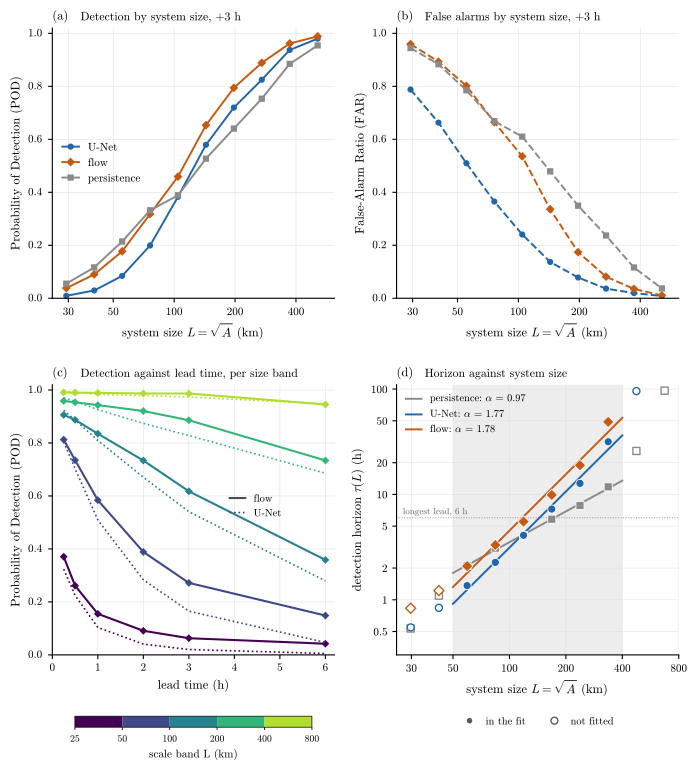

The script that saved this image:
"""Paper Fig 5 — the predictability horizon and its scaling (full record).

(a) POD(L) at +3 h, three models      (b) FAR(L) at +3 h — the price
(c) POD(t; L) decay per coarse band   (d) tau(L), power law fitted on the
                                          59-336 km bands for all three forecasts

Caption sentence the figure must make obvious: the detection horizon grows as
a power law of system size; the flow sits above both the deterministic model
and the persistence null at every scale, at a false-alarm cost the same axes
price. CPU ~2 min (reads the 18 alltest tables once).
"""
from __future__ import annotations

from pathlib import Path

import matplotlib.pyplot as plt
import numpy as np
import pandas as pd
from paperfig import COLOR, MARKER, W2

from latentsky.metrics import default_scale_edges, fit_powerlaw, summarize_by_scale

REPO = Path("/glade/u/home/sabramian/LatentSky")
EVAL = Path("/glade/derecho/scratch/sabramian/latentsky/eval_method")
ASSETS = REPO / "docs" / "assets_model_reference"
OUT = REPO / "paper" / "figures"

LEADS = [0.25, 0.5, 1, 2, 3, 6]
BANDS = [(25, 50), (50, 100), (100, 200), (200, 400), (400, 800)]
BAND_CMAP = plt.get_cmap("viridis")
LABEL = {"two-head": "U-Net", "flow": "flow", "persistence": "persistence"}
FIT_WINDOW = (50, 400)   # km; band mids 59 ... 336


def table_name(model, lead):
    tag = {"two-head": "", "persistence": "persistence_", "flow": "flow_"}[model]
    return EVAL / f"systems_alltest_{tag}lead{lead}h.csv.gz"


def pod_decay():
    """POD per coarse band per lead, flow + two-head."""
    out = {}
    for model in ("flow", "two-head"):
        pods = np.full((len(BANDS), len(LEADS)), np.nan)
        for j, lead in enumerate(LEADS):
            f = table_name(model, lead)
            if not f.exists():
                continue
            df = pd.read_csv(f, usecols=["role", "scale"])
            g = df[df.role.isin(["match", "miss"])]
            for i, (lo, hi) in enumerate(BANDS):
                b = g[(g.scale >= lo) & (g.scale < hi)]
                if len(b):
                    pods[i, j] = (b.role == "match").mean()
        out[model] = pods
    return out


def log_ticks(axis, ticks):
    """Numbered ticks, and hence grid lines, at the given values of a log axis."""
    axis.set_major_locator(plt.FixedLocator(ticks))
    axis.set_major_formatter(plt.FuncFormatter(lambda v, _: f"{v:g}"))
    axis.set_minor_locator(plt.NullLocator())


def title(ax, letter, text):
    """Panel letter and a short title above the axes, as in Figs. 2 and 5."""
    ax.text(0.0, 1.02, letter, transform=ax.transAxes, ha="left", va="bottom",
            fontsize=9, fontfamily="cmr10")
    ax.text(0.10, 1.02, text, transform=ax.transAxes, ha="left", va="bottom",
            fontsize=8.5)


def main():
    # the paper's text font
    plt.rcParams.update({"font.family": "serif", "font.serif": ["cmr10"],
                         "mathtext.fontset": "cm", "axes.unicode_minus": False,
                         "axes.formatter.use_mathtext": True})
    fig, axs = plt.subplots(2, 2, figsize=(W2, W2 * 1.0))
    ax_pod, ax_far, ax_dec, ax_tau = axs.ravel()
    for ax in axs.ravel():
        ax.grid(True, color="0.88", lw=0.4)
        ax.set_axisbelow(True)

    # --- (a)/(b) POD and FAR by scale at +3 h -------------------------------
    edges = default_scale_edges(25, 600, 10)
    for model in ("two-head", "flow", "persistence"):
        df = pd.read_csv(table_name(model, 3))
        summ = summarize_by_scale(df, edges).by_scale
        kw = dict(color=COLOR[model], marker=MARKER[model], ms=3.5, lw=1.4)
        ax_pod.plot(summ["scale_mid"], summ["POD"], ls="-", label=LABEL[model], **kw)
        ax_far.plot(summ["scale_mid"], summ["FAR"], ls="--", **kw)
    for ax, ylab in [(ax_pod, "Probability of Detection (POD)"), (ax_far, "False-Alarm Ratio (FAR)")]:
        ax.set_xscale("log")
        ax.set_xlim(25, 620)
        log_ticks(ax.xaxis, [30, 50, 100, 200, 400])
        ax.set_ylim(0, 1.02)
        ax.set_xlabel(r"system size $L = \sqrt{A}$ (km)")
        ax.set_ylabel(ylab)
    ax_pod.legend(loc="center left", fontsize=8)
    title(ax_pod, "(a)", "Detection by system size, +3 h")
    title(ax_far, "(b)", "False alarms by system size, +3 h")

    # --- (c) POD decay per band --------------------------------------------
    decay = pod_decay()
    for i, (lo, hi) in enumerate(BANDS):
        c = BAND_CMAP(0.88 * i / (len(BANDS) - 1))
        ax_dec.plot(LEADS, decay["flow"][i], "-", color=c, marker="D", ms=3,
                    lw=1.5)
        ax_dec.plot(LEADS, decay["two-head"][i], ":", color=c, lw=1.2)
    ax_dec.set_xlim(0, 6.2)
    ax_dec.set_ylim(0, 1.02)
    ax_dec.set_xlabel("lead time (h)")
    ax_dec.set_ylabel("Probability of Detection (POD)")
    ax_dec.plot([], [], "-", color="0.3", lw=1.5, label="flow")
    ax_dec.plot([], [], ":", color="0.3", lw=1.2, label="U-Net")
    ax_dec.legend(loc="center", bbox_to_anchor=(0.72, 0.55), fontsize=7.5)
    title(ax_dec, "(c)", "Detection against lead time, per size band")

    # --- (d) tau(L) scaling -------------------------------------------------
    df = pd.read_csv(ASSETS / "tau_fullrecord.csv")
    mids = np.sort(df.L_mid.unique())
    # one fit window for the three forecasts: the bands a 6 h record constrains
    # for persistence, and the same bands for the two models
    ax_tau.axvspan(*FIT_WINDOW, color="0.93", lw=0, zorder=0)
    ax_tau.axhline(6, color="0.55", lw=0.7, ls=":", zorder=1)
    ax_tau.text(27, 6.5, "longest lead, 6 h", fontsize=6.5, color="0.4")
    inw = (mids > FIT_WINDOW[0]) & (mids < FIT_WINDOW[1])
    for model in ("persistence", "two-head", "flow"):
        d = df[df.model == model].sort_values("L_mid")
        t = d.tau.to_numpy()
        out = fit_powerlaw(mids[inw], t[inw])
        a = out["beta"]
        c0 = out["tau_ref"] / (out["L_ref"] ** a)
        Lg = np.array(FIT_WINDOW, dtype=float)
        ax_tau.plot(Lg, c0 * Lg ** a, "-", color=COLOR[model], lw=1.4,
                    label=rf"{LABEL[model]}: $\alpha$ = {a:.2f}")
        # bands in the fit: filled with the model's colour
        ax_tau.scatter(mids[inw], t[inw], marker=MARKER[model], s=34,
                       facecolors=COLOR[model], edgecolors="white",
                       linewidths=0.6, zorder=4)
        # bands left out of the fit: hollow
        left = ~inw & np.isfinite(t) & (t > 0) & (t < 110)
        ax_tau.scatter(mids[left], t[left], marker=MARKER[model], s=26,
                       facecolors="white", edgecolors=COLOR[model],
                       linewidths=1.0, zorder=3)
    ax_tau.set_xscale("log")
    ax_tau.set_yscale("log")
    log_ticks(ax_tau.xaxis, [30, 50, 100, 200, 400, 800])
    log_ticks(ax_tau.yaxis, [0.5, 1, 2, 5, 10, 20, 50, 100])
    ax_tau.set_xlim(25, 800)
    ax_tau.set_ylim(0.3, 110)
    ax_tau.set_xlabel(r"system size $L = \sqrt{A}$ (km)")
    ax_tau.set_ylabel(r"detection horizon $\tau(L)$ (h)")
    ax_tau.legend(loc="upper left", fontsize=7.5)
    title(ax_tau, "(d)", "Horizon against system size")
    fig.subplots_adjust(left=0.075, right=0.985, top=0.965,
                        bottom=0.055, hspace=0.32, wspace=0.22)
    # below panel D: what filled and hollow markers mean, level with C's colorbar
    pos = ax_tau.get_position()
    from matplotlib.lines import Line2D
    hk = [Line2D([], [], ls="", marker="o", ms=5, mfc="0.35", mec="white", label="in the fit"),
          Line2D([], [], ls="", marker="o", ms=5, mfc="white", mec="0.35", label="not fitted")]
    fig.legend(handles=hk, loc="center", ncol=2, fontsize=7.5, frameon=False,
               bbox_to_anchor=(pos.x0 + pos.width / 2, pos.y0 - 0.097))
    # discrete band colorbar below panel C, symmetric with D's
    from matplotlib import cm
    from matplotlib.colors import BoundaryNorm, ListedColormap
    bounds = [25, 50, 100, 200, 400, 800]
    band_colors = [BAND_CMAP(0.88 * i / (len(BANDS) - 1))
                   for i in range(len(BANDS))]
    dmap = ListedColormap(band_colors)
    dnorm = BoundaryNorm(range(len(BANDS) + 1), len(BANDS))
    posc = ax_dec.get_position()
    caxc = fig.add_axes([posc.x0 + 0.08 * posc.width, posc.y0 - 0.105,
                         0.84 * posc.width, 0.016])
    cbc = fig.colorbar(cm.ScalarMappable(norm=dnorm, cmap=dmap), cax=caxc,
                       orientation="horizontal", spacing="uniform")
    cbc.set_ticks(range(len(BANDS) + 1))
    cbc.set_ticklabels([str(b) for b in bounds])
    cbc.set_label("scale band L (km)", fontsize=8)
    cbc.ax.tick_params(labelsize=7, length=2, width=0.6)
    cbc.outline.set_linewidth(0.5)
    fig.savefig(OUT / "fig5_horizon.pdf")
    print("saved fig5_horizon.pdf")


if __name__ == "__main__":
    main()
